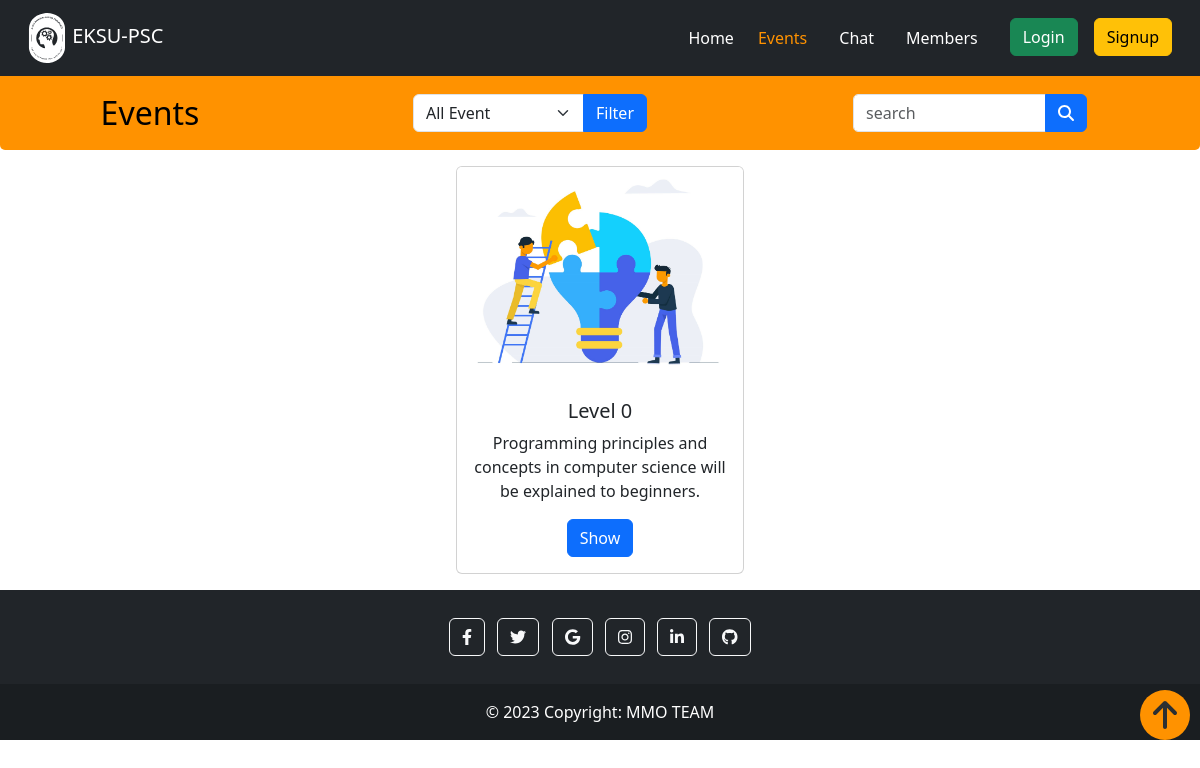
Page /page/event.php on the earlier database version.
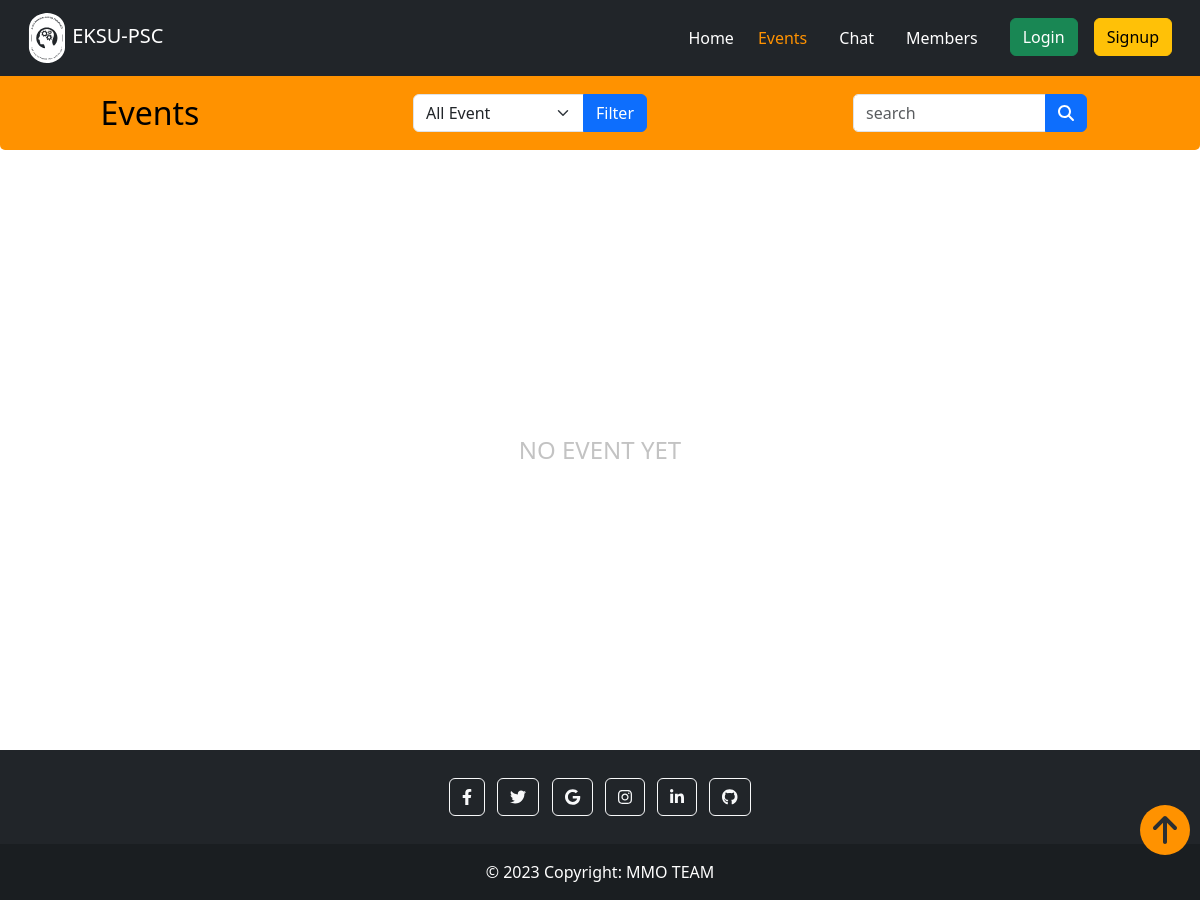
Same page on the later database version.
### tables this page shows
CREATE TABLE `event` (
	`id_event` int(11) PRIMARY KEY NOT NULL  AUTO_INCREMENT,
	`event_type` varchar(50) NOT NULL,  
	`event_name` varchar(400) NOT NULL, 
	`from_date` date NOT NULL,
	`to_date` date NOT NULL,
	`start_date` datetime NOT NULL,
	`time_create` timestamp NOT NULL DEFAULT current_timestamp(),
	`summary` text NOT NULL,
	`description` text NOT NULL,
	`end_date` datetime NOT NULL,
	`num_lecture` int(11) ,  
	`content` text ,  
	`qualification` text  ,  
	`experience` text  ,  
	`made_by` varchar(100) NOT NULL,  
	`edit_by` varchar(100) ,  
	`img_url` varchar(400) NOT NULL DEFAULT '../image/events/default.jpg',
	
	FOREIGN KEY (made_by) REFERENCES user(id_user),
	FOREIGN KEY (edit_by) REFERENCES user(id_user),
);

### page/event.php (the view, shortened to what this page needs)
<?php
$con = mysqli_connect('localhost', 'root', '', 'community_website_db');
?>
<!DOCTYPE html>
<html lang="en">
<head>
  <link rel="stylesheet" href="../css/bootstrap.min.css" />
  <link rel="stylesheet" href="../css/all.min.css" />
  <link rel="stylesheet" href="../css/home.css" />
  <link rel="stylesheet" href="../css/event.css" />
</head>
<body>
  <nav class="navbar navbar-expand-lg sticky-top navbar-dark bg-dark">
    <div class="container-fluid">
      <a class="navbar-brand" href="../index.php">
        <img src="../image/eksu black.svg" width="70" height="50" alt="" />
        <span class="icon-text"> EKSU-PSC</span>
      </a>
      <div class="collapse navbar-collapse" id="navbarSupportedContent">
        <ul class="navbar-nav ms-auto mb-2 mb-lg-0">
          <li class="nav-item">
            <a class="nav-link" href="../index.php">Home</a>
          </li>
          <li class="nav-item">
            <a class="nav-link px-lg-3 active disabled" aria-current="page" href="#">Events</a>
          </li>
          <li class="nav-item">
            <a class="nav-link px-lg-3" href="#">Chat</a>
          </li>
          <li class="nav-item">
            <a class="nav-link px-lg-3" href="#">Members</a>
          </li>
          <li class="nav-item mt-2 m-lg-0">
            <?php
            if (isset($_COOKIE['username'])) {
              echo '<span class="nav-item dropdown">';
              echo '<a class="nav-link dropdown-toggle" href="#" id="navbarDropdown" role="button" data-bs-toggle="dropdown" aria-expanded="false">';
              echo '<i style="color:white;padding-right: 5px; font-size: 1.3rem;" class="fa-regular fa-circle-user"></i>';
              echo $_COOKIE['username'];
              echo '</a>';
              echo '<ul class="dropdown-menu"
                  style="background-color: #383e45;
                    width: 10px;
                    margin-top: -6px;"
                    aria-labelledby="navbarDropdown">';
              echo '<li>
                    <form action="../php_request/logout.php" style="margin:10%;" method="post" class="d-inline">
                    <button class="btn btn-warning me-lg-3" type="submit">Logout</button>
                    </form>
                    </li>
                  </ul>
                </li>';
            } else {
              echo '<button class="btn btn-success ms-lg-3 login me-3">';
              echo 'Login';
              echo '</button>';
              echo '<button class="btn btn-warning me-lg-3 signup">';
              echo 'Signup';
              echo '</button>';
            }
            ?>
          </li>
        </ul>
      </div>
    </div>
  </nav>
  <div class="title">
    <span>Events</span>
    <div class='forms'>
      <form method="post" style='width:250px; padding:8px' class="input-group">
        <select name="filter" class="form-select">
          <option value="">All Event</option>
        </select>
        <button type="button" class="btn btn-primary">Filter</button>
      </form>
      <form method="post" style='width:250px; padding:8px' class='input-group'>
        <div class="form-outline">
          <input type="search" style="border-radius: 5px 0 0 5px;width: 193px;" placeholder="search"
            class="form-control" />
        </div>
        <button type="button" class="btn btn-primary">
          <i class="fas fa-search"></i>
        </button>
      </form>
    </div>
  </div>
  <div class="cont">
    <?php
    $select_event_q = "SELECT * FROM `event`";
    $data = mysqli_query($con, $select_event_q);
    $results = mysqli_fetch_all($data, MYSQLI_ASSOC);
    if (empty($results)) {
      echo "
        <p style='
        height: 75vh;
        display: flex;
        justify-content: center;
        align-items: center;
        font-size: 1.5rem;
        color: #c3c3c3;
        margin: 0;
        '>NO EVENT YET</p>
        ";
    } else {
      foreach ($results as $result) {
        $backgroung_type=null;
        $color_type=null;
        echo "
        <div class='card text-center' style='width: 18rem;'>
          <img src='" . $result['img_url'] . "' class='card-img-top' alt=''>
          <div class='card-body'>
            <div style='
            background-color: $backgroung_type;
            color: $color_type;
            width: 100px;
            padding: 2px;
            border-radius: 9px;
            display: flex;
            justify-content: center;
            font-size: .9rem;
            font-weight: 600;
            margin:auto;
            margin-bottom:5px;
            '>" . ucfirst($result['event_type']) . " </div>
            <h5 class='card-title'>". ucfirst($result['event_name']) . "</h5>
            <p class='card-text'>" . $result['summary'] . "</p>
            <button class='btn btn-primary show_e' event='" . $result['id_event'] . "'>Show</button>
          ";
        echo "
          </div>
        </div>
        ";
      }
    }
    ?>
  </div>
  <div class="footer">
    <footer class="bg-dark text-center text-white">
      <div class="container p-4 pb-0">
        <section class="mb-4">
          <a class="btn btn-outline-light btn-floating m-1" href="#!" role="button"><i
              class="fab fa-facebook-f"></i></a>
          <a class="btn btn-outline-light btn-floating m-1" href="#!" role="button"><i class="fab fa-twitter"></i></a>
          <a class="btn btn-outline-light btn-floating m-1" href="#!" role="button"><i class="fab fa-google"></i></a>
          <a class="btn btn-outline-light btn-floating m-1" href="#!" role="button"><i class="fab fa-instagram"></i></a>
          <a class="btn btn-outline-light btn-floating m-1" href="#!" role="button"><i
              class="fab fa-linkedin-in"></i></a>
          <a class="btn btn-outline-light btn-floating m-1" href="#!" role="button"><i class="fab fa-github"></i></a>
        </section>
      </div>
      <div class="text-center p-3" style="background-color: rgba(0, 0, 0, 0.2)">
        © 2023 Copyright: MMO TEAM
      </div>
    </footer>
  </div>
  <div class="up">
    <a href="#">
      <i class="fa-solid fa-arrow-up"></i>
    </a>
  </div>
</body>
</html>

### css/home.css (style rules this page uses)
body { position: relative; overflow-x: hidden; }
.icon-text { margin-left: -15px; font-weight: 500; }
.nav-link { color: white; }
.nav-item .active, .nav-link:hover, .nav-link:focus { color: #ff9200 !important; }
.up { position: sticky; bottom: 5%; right: 5%; background-color: #ff9200; width: 50px; height: 50px; display: flex; justify-content: center; align-items: center; border-radius: 50%; margin-top: -50px; margin-left: calc(100% - 60px); }
.up a { color: #2b2f32; font-size: 2rem; text-decoration: none; }

### css/event.css (style rules this page uses)
.cont { display: flex; justify-content: space-around; align-content: space-around; width: 95%; flex-wrap: wrap; align-items: center; margin: auto; }
.title { display: flex; justify-content: space-between; align-items: center; background-color: #ff9200; color: white; border-radius: 0 0 5px 5px; }
.title span { width: 25%; display: flex; justify-content: center; align-items: center; color: black; font-size: 2rem; font-weight: 500; }
.title .forms { width: 75%; display: flex; justify-content: space-around; align-content: space-between; flex-wrap: wrap; padding: 10px; }
.card { margin: 1rem; }

Differences in the rows shown:
removed event: img_url (placeholder picture), event_name "Level 0", summary "Programming principles and concepts in computer science will be explained to beginners."
Other differences:
text now shown: "NO EVENT YET"
